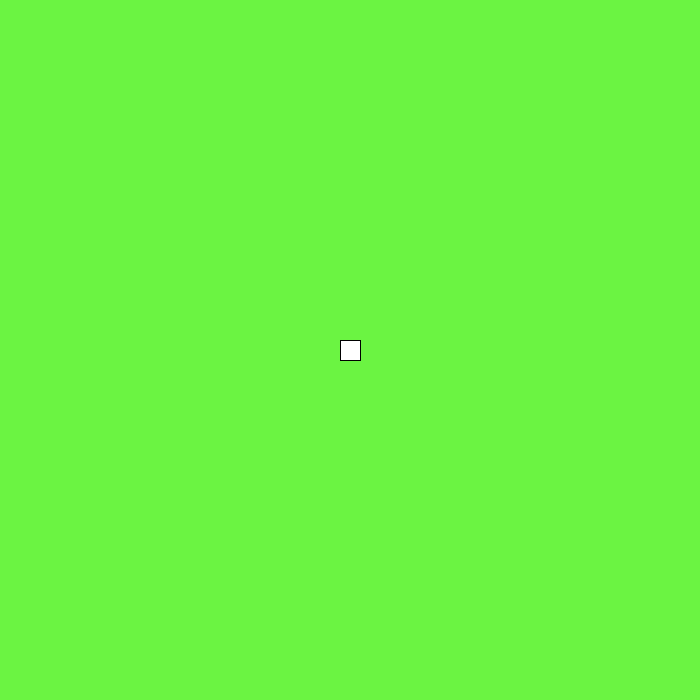
Frame 1 (no input)
Frame 60 (the mouse pressed at the canvas centre just before this capture): identical to frame 1, image omitted
Frame 120 (the mouse held since frame 60 and released just before this capture): identical to frame 1, image omitted

The Processing sketch that drew this single still picture (run headless with seeded random() and noise(); from frame 60 on, the mouse is pressed at the canvas centre):

// Processing sketch: Animated_Square
// ── Animated_Square.pde
/*
* Animated Square
* By Minh Dat Ngo
*
* Computer Sci 10 Assginment
* Basic Animate Square 
*/
int x = 350;
int y = 350;
int a = 20;
int p = 0;
void setup(){
   size(700,700);
    
}

void draw() {
   background(107,244,66);
    rectMode(CENTER);
     rect(x,y,a +p*5,a+p*5);
      if (x < 0){
      x = width;
    }
       if ( x > width ){
        x = 0;}
        if (y < 0){
          y = height;}
          if ( y > height){
            y = 0;}
   }
void keyPressed() {
    if (keyCode == UP) {y = y - 5 - p*2;} 
    if (keyCode == DOWN){y = y + 5 + p*2;}
    if (keyCode == LEFT){x = x - 5 - p*2;}
    if (keyCode == RIGHT){x = x + 5 + p*2;}
    if (keyCode == 80){p = p+1;}
     }
